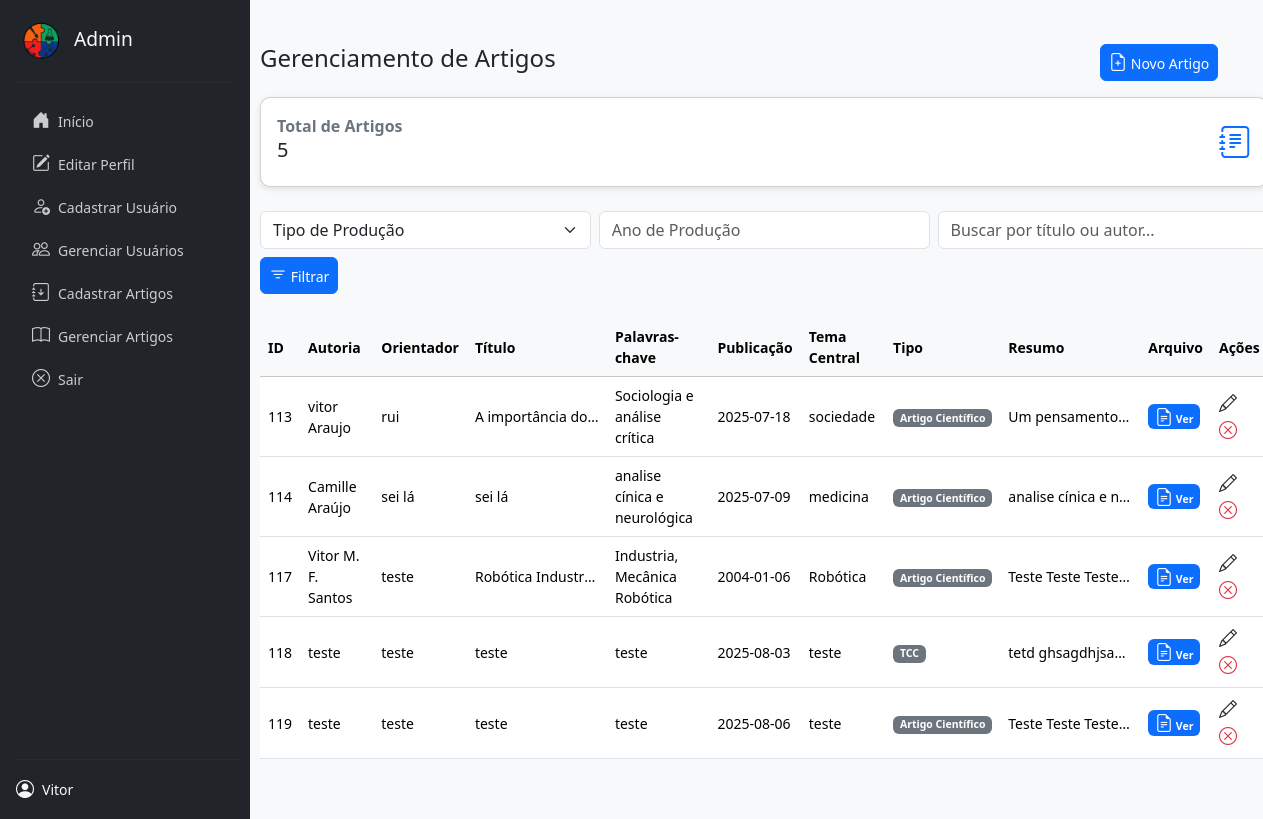
/gerenciarArtigo.php (signed in), run on the app's committed database.
### tables this page shows
CREATE TABLE `repositorio` (
  `Id_user` int NOT NULL,
  `Autoria` varchar(50) NOT NULL,
  `nomo_orientador` varchar(50) NOT NULL,
  `titulo_artigo` varchar(100) NOT NULL,
  `palavras_chaves` varchar(50) NOT NULL,
  `data_Publicação` date NOT NULL,
  `tema_central` varchar(50) NOT NULL,
  `tipoDeProdução` varchar(50) NOT NULL,
  `resumo` varchar(2000) NOT NULL,
  `path` varchar(100) NOT NULL,
  `data` timestamp NOT NULL DEFAULT CURRENT_TIMESTAMP
);

### gerenciarArtigo.php (the view, shortened to what this page needs)
<?php
include('includes/navAdminTotal.php');
include('enviarArquivo.php');
$sqlTotal = "SELECT COUNT(*) AS total FROM repositorio";
$resultTotal = $conn->query($sqlTotal);
$totalArtigo = $resultTotal->fetch_assoc()['total'];
?>
<body>
<div class="container my-4">
  <div class="d-flex justify-content-between align-items-center mb-3">
    <h4>Gerenciamento de Artigos</h4>
<button class="btn btn-primary btn-sm btn-novo" data-bs-toggle="modal" data-bs-target="#modalCadastroArtigo">
  <i class="bi bi-file-earmark-plus"></i> Novo Artigo
</button>
  </div>
  <div class="mb-4">
    <div class="card card-dashboard p-3">
      <div class="d-flex justify-content-between align-items-center">
        <div>
          <div class="section-title">Total de Artigos</div>
          <h5><?php echo $totalArtigo; ?></h5>
        </div>
        <div class="card-icon">
          <i class="bi bi-journal-text fs-2 text-primary"></i>
        </div>
      </div>
    </div>
  </div>
  <form method="GET" class="row g-2 filtros mb-4">
    <div class="col-md-4">
      <select name="tipo" class="form-select">
  <option value="">Tipo de Produção</option>
</select>
    </div>
    <div class="col-md-4">
      <input  type="number" name="data_inicio" class="form-control" placeholder="Ano de Produção" value="<?= $_GET['data_inicio'] ?? '' ?>">
    </div>
    <div class="col-md-4">
      <input type="text" name="busca" class="form-control" placeholder="Buscar por título ou autor..." value="<?= htmlspecialchars($_GET['busca'] ?? '') ?>">
    </div>
    <div class="col-12 mt-2">
      <button class="btn btn-primary btn-sm btn-novo" type="submit">
        <i class="bi bi-filter"></i> Filtrar
      </button>
    </div>
  </form>
  <table class="table table-hover align-middle">
    <thead class="table-light">
      <tr>
        <th>ID</th>
        <th>Autoria</th>
        <th>Orientador</th>
        <th>Título</th>
        <th>Palavras-chave</th>
        <th>Publicação</th>
        <th>Tema Central</th>
        <th>Tipo</th>
        <th>Resumo</th>
        <th>Arquivo</th>
        <th>Ações</th>
      </tr>
    </thead>
    <tbody>
    <?php
$sql = "SELECT * FROM repositorio";
$repositorios = $conn->query($sql);
while ($repo = $repositorios->fetch_assoc()) {
?>
  <tr>
    <td><?php echo $repo['Id_user']; ?></td>
    <td><?php echo htmlspecialchars($repo['Autoria']); ?></td>
    <td><?php echo htmlspecialchars($repo['nomo_orientador']); ?></td>
    <td class="truncate-text" title="<?php echo htmlspecialchars($repo['titulo_artigo']); ?>">
      <?php echo htmlspecialchars($repo['titulo_artigo']); ?>
    </td>
    <td><?php echo htmlspecialchars($repo['palavras_chaves']); ?></td>
    <td><?php echo ( $repo['data_Publicação']); ?></td>
    <td><?php echo htmlspecialchars($repo['tema_central']); ?></td>
    <td>
      <span class="badge bg-secondary">
        <?php echo htmlspecialchars($repo['tipoDeProdução']); ?>
      </span>
    </td>
    <td class="truncate-text" title="<?php echo htmlspecialchars($repo['resumo']); ?>">
      <?php echo htmlspecialchars($repo['resumo']); ?>
    </td>
    <td>
      <a target="_blank" href="<?php echo $repo['path']; ?>" class="badge badge-file">
        <i class="bi bi-file-earmark-text"></i> Ver
      </a>
    </td>
    <td>
      <a href="editarArtigos.php?id=<?php echo $repo['Id_user']; ?>" class="text-decoration-none me-2 text-dark">
        <i class="bi bi-pencil"></i>
      </a>
      <a href="?deletar_repositorio=<?php echo $repo['Id_user']; ?>" class="text-decoration-none text-danger">
        <i class="bi bi-x-circle"></i>
      </a>
    </td>
  </tr>
<?php } ?>
    </tbody>
  </table>
</div>

### includes/navAdminTotal.php (style rules this page uses)
body { font-size: .875rem; background-color: #f8f9fa; }
.bi { font-size: 18px; }

### gerenciarArtigo.php (style rules this page uses)
body { background-color: #f8f9fa; }
.card-dashboard { border-radius: 10px; background: #fff; box-shadow: 0 2px 6px rgba(0,0,0,0.1); }
.section-title { font-weight: 600; font-size: 16px; color: #6c757d; }
.filtros select, .filtros input { border-radius: 6px; }
.btn-novo { border-radius: 6px; }
.table td, .table th { vertical-align: middle; }
.badge-file { background-color: #0d6efd; color: white; text-decoration: none; }
.truncate-text { max-width: 140px; overflow: hidden; white-space: nowrap; text-overflow: ellipsis; }
.btn-novo { margin-right: 50px; }
@media (min-width: 768px) { .container { width: 83%; margin-left: 240px; padding: 20px; } }

### data on the page
repositorio: Id_user "113", Autoria "vitor Araujo", nomo_orientador "rui", titulo_artigo "A importância do…", palavras_chaves "Sociologia e análise crítica", data_Publicação "2025-07-18", tema_central "sociedade", tipoDeProdução "Artigo Científico", resumo "Um pensamento…"
repositorio: Id_user "114", Autoria "Camille Araújo", nomo_orientador "sei lá", titulo_artigo "sei lá", palavras_chaves "analise cínica e neurológica", data_Publicação "2025-07-09", tema_central "medicina", tipoDeProdução "Artigo Científico", resumo "analise cínica e n…"
repositorio: Id_user "117", Autoria "Vitor M. F. Santos", nomo_orientador "teste", titulo_artigo "Robótica Industrial", palavras_chaves "Industria, Mecânica Robótica", data_Publicação "2004-01-06", tema_central "Robótica", tipoDeProdução "Artigo Científico", resumo "Teste Teste Teste…"
repositorio: Id_user "118", Autoria "teste", nomo_orientador "teste", titulo_artigo "teste", palavras_chaves "teste", data_Publicação "2025-08-03", tema_central "teste", tipoDeProdução "TCC", resumo "tetd ghsagdhjsa…"
repositorio: Id_user "119", Autoria "teste", nomo_orientador "teste", titulo_artigo "teste", palavras_chaves "teste", data_Publicação "2025-08-06", tema_central "teste", tipoDeProdução "Artigo Científico", resumo "Teste Teste Teste…"

### other printed values
$_SESSION['nome_login'] "Vitor"
$totalArtigo "5"
